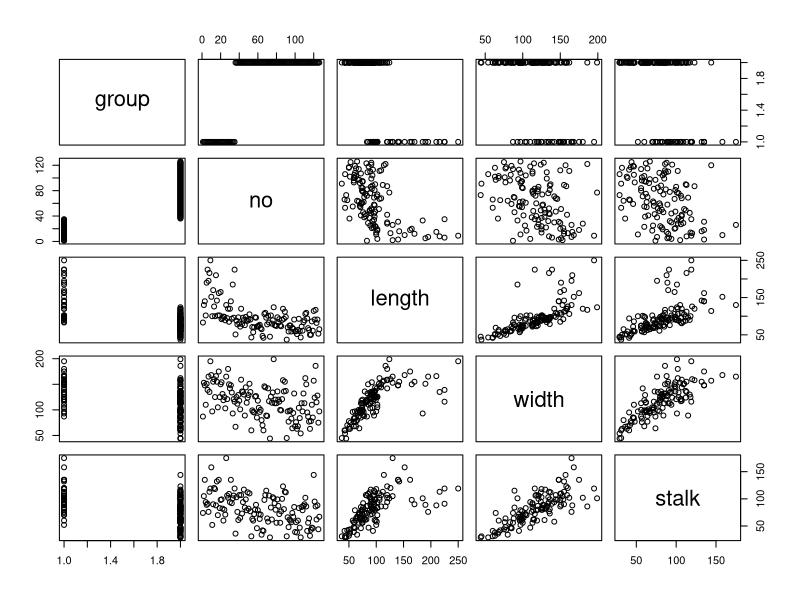
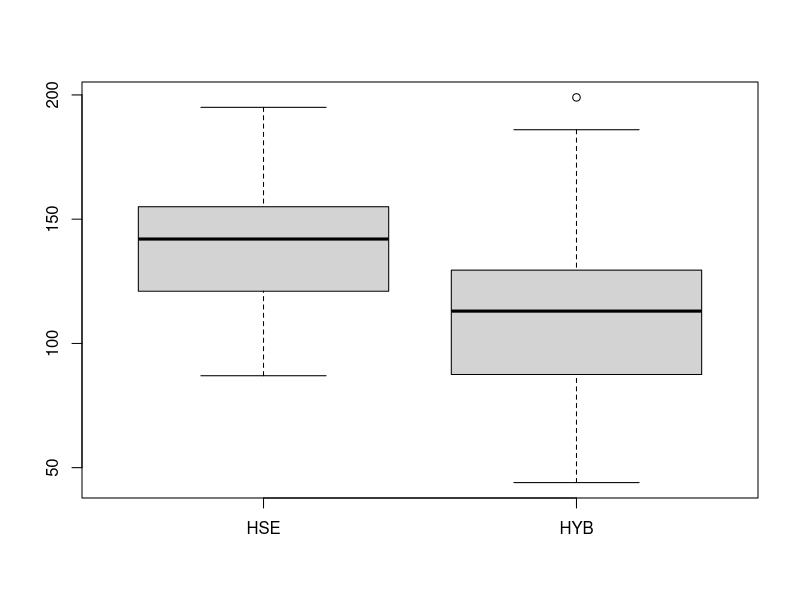
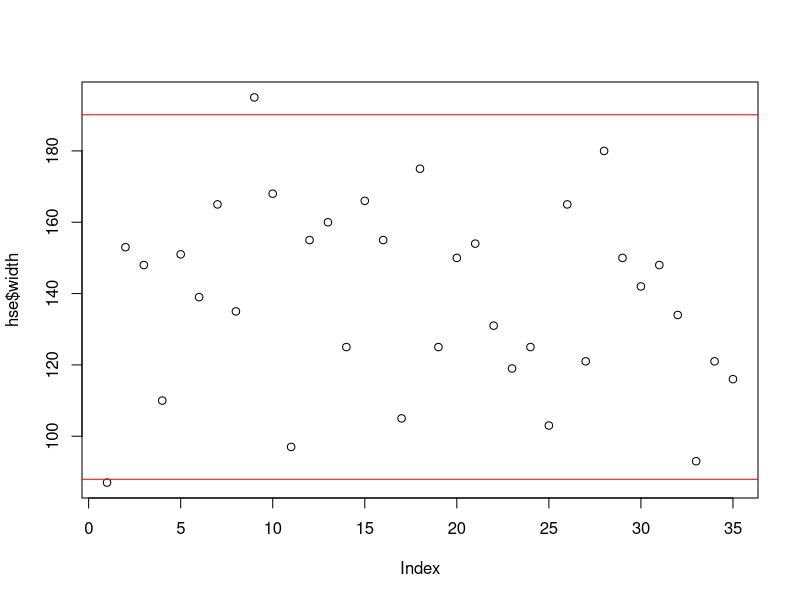
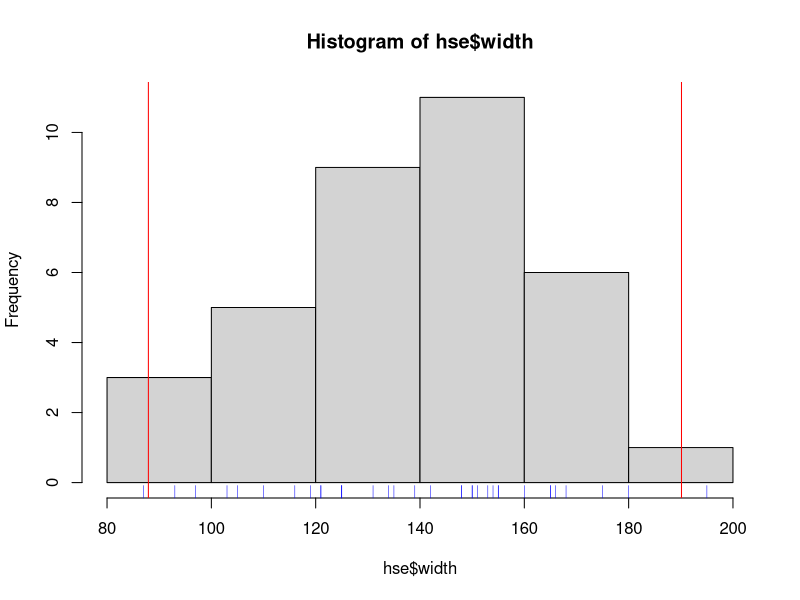

Write R code to recreate these figures, in order. (Note: this script raises an error after producing the figures.)
## ---- chunk 1
knitr::opts_chunk$set(echo = TRUE, eval=FALSE)
leaves <- read.csv("leaves.csv")
## ---- chunk 2
knitr::opts_chunk$set(eval = FALSE)
library("gplots", quietly=TRUE, warn.conflicts = FALSE)
library("dplyr")
library("ggplot2")
## ---- chunk 3
#  ... do it
## ---- chunk 4
plot(leaves)
## ---- chunk 5
hyb <- subset(leaves, group == "HYB")
hse <- subset(leaves, group == "HSE")
## ---- chunk 6
boxplot(hse$width, hyb$width, names=c("HSE", "HYB"))
## ---- chunk 7
# use `hist`, `qqnorm`, `qqline`
# ...
## ---- chunk 8
hse.mean <- mean(hse$width)
hse.sd   <- sd(hse$width)
hse.N    <- length(hse$width)
hse.se   <- hse.sd/sqrt(hse.N)
## ---- chunk 9
hse.95 <- hse.mean + c(-1.96, 1.96) * hse.sd
hse.95
## ---- chunk 10
quantile(hse$width, p = c(0.025, 0.975))
## ---- chunk 11
plot(hse$width)
abline(h = hse.95, col="red")
## ---- chunk 12
hist(hse$width)
abline(v = hse.95, col="red")
rug(hse$width, col="blue")
## ---- chunk 13
hse.ci <- hse.mean + qt(p = c(0.025, 0.975), df = hse.N-1) * hse.se
## ---- chunk 14
#  Do the same for the "hyb" data, calculate mean, sd, N, se and ci.
# ...
## ---- chunk 15
library("gplots")
barplot2(height = c(hyb.mean, hse.mean),
         ci.l   = c(hyb.ci[1], hse.ci[1]),
         ci.u   = c(hyb.ci[2], hse.ci[2]),
         plot.ci = TRUE,
         names.arg=c("Hyb", "HSE")
)
## ---- chunk 16
x <- barplot(c(hyb.mean, hse.mean),
  names.arg=c("HYB", "HSE"), ylim=c(0, 150))
segments(x0=x[1], y0=hyb.ci[1], y1=hyb.ci[2], lwd=2)
segments(x0=x[2], y0=hse.ci[1], y1=hse.ci[2], lwd=2)
## ---- chunk 17
t.test(width ~ group, data = leaves)
## ---- chunk 18
# var.test(...)
# t.test(...)
# ...
## ---- chunk 19
library("dplyr")
leaves <- read.csv("leaves.csv")

stats <-
  leaves |>
    group_by(group) |>
    summarize(mean = mean(width), sd=sd(width), N=length(width), se=sd/sqrt(N),
              lwr = mean + qt(p = 0.025, df = N-1) * se,
              upr = mean + qt(p = 0.975, df = N-1) * se
             )

stats
## ---- chunk 20
library("ggplot2")
stats |>
  ggplot(aes(x=group, y=mean, min=lwr, max=upr))  +
    geom_col() + geom_errorbar(width=0.2)
